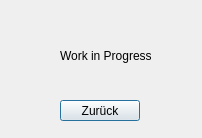
<?xml version="1.0" encoding="UTF-8"?>
<ui version="4.0">
 <class>Wip</class>
 <widget class="QDialog" name="Wip">
  <property name="geometry">
   <rect>
    <x>0</x>
    <y>0</y>
    <width>202</width>
    <height>138</height>
   </rect>
  </property>
  <property name="windowTitle">
   <string>Dialog</string>
  </property>
  <widget class="QPushButton" name="pushButton">
   <property name="geometry">
    <rect>
     <x>60</x>
     <y>100</y>
     <width>80</width>
     <height>21</height>
    </rect>
   </property>
   <property name="text">
    <string>Zurück</string>
   </property>
  </widget>
  <widget class="QLabel" name="label">
   <property name="geometry">
    <rect>
     <x>60</x>
     <y>30</y>
     <width>91</width>
     <height>51</height>
    </rect>
   </property>
   <property name="text">
    <string>Work in Progress</string>
   </property>
  </widget>
 </widget>
 <resources/>
 <connections/>
</ui>
